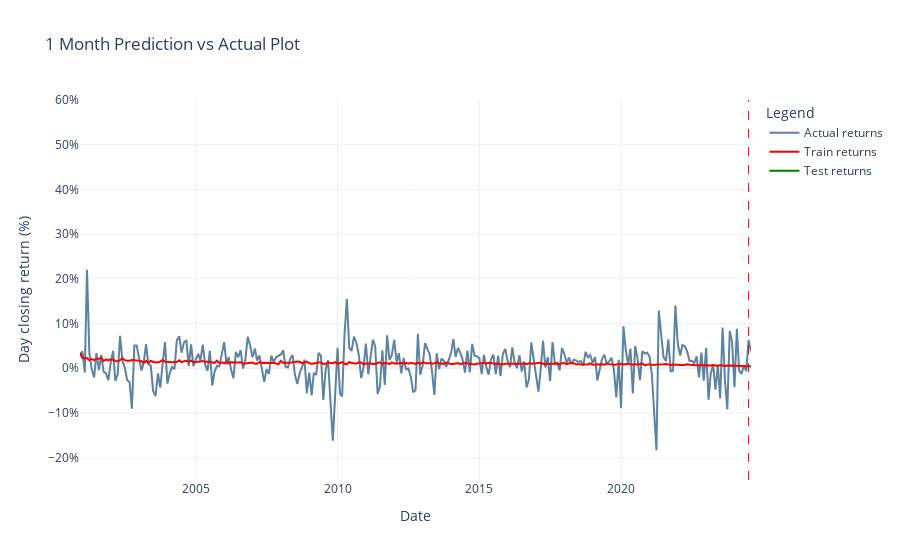

Notebook cell for this chart:
### Markdown cell above
### 1 month Actual vs Prediction

### Code cell
importlib.reload(mpt_utils)
#
y_train_mean_pred_1m, y_test_mean_pred_1m = mpt_utils.get_train_test_mean_pred(y_train_pred_1m, y_test_pred_1m, len(df_pct.columns))
#
plots.generate_timeseries_plot(df_pct, df_tabular, y_train_mean_pred_1m, y_test_mean_pred_1m)

### Figure 1 — Plotly figure (JSON) as saved in the notebook; plotly's stock layout.template omitted (floating-point values rounded to 4 significant figures; data arrays with more than 128 entries replaced by an {"elided": "..."} marker saying what was removed)
{"data": [{"line": {"color": "#5c839f", "width": 2}, "mode": "lines", "name": "Actual returns", "x": {"elided": "285 str values"}, "y": {"elided": "299 float values"}, "type": "scatter"}, {"line": {"color": "red", "width": 2}, "mode": "lines", "name": "Train returns", "x": {"elided": "284 str values"}, "y": {"elided": "284 float values"}, "type": "scatter"}, {"line": {"color": "green", "width": 2}, "mode": "lines", "name": "Test returns", "x": ["2024-07-01", "2024-08-01"], "y": [0.004389, 0.003795], "type": "scatter"}], "layout": {"shapes": [{"line": {"color": "red", "dash": "dash", "width": 1}, "type": "line", "x0": "2024-07-01", "x1": "2024-07-01", "xref": "x", "y0": 0, "y1": 1, "yref": "y domain"}], "yaxis": {"title": {"text": "Day closing return (%)"}, "tickformat": ".0%", "range": [-0.25, 0.6]}, "title": {"text": "1 Month Prediction vs Actual Plot"}, "xaxis": {"title": {"text": "Date"}}, "legend": {"title": {"text": "Legend"}}}}
